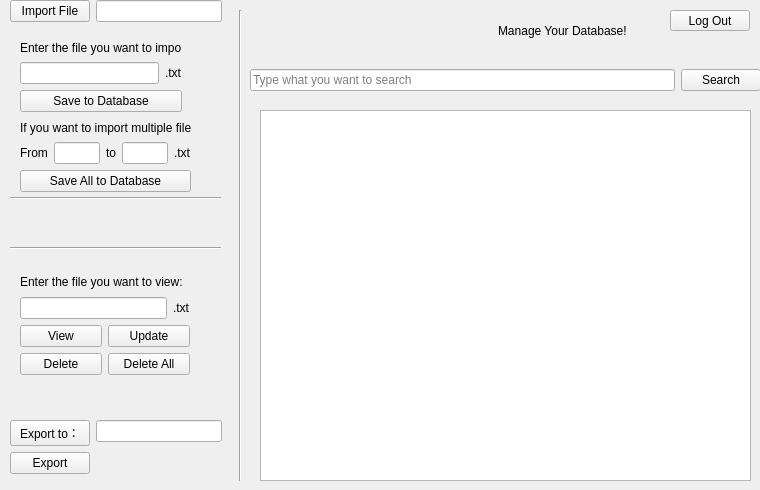
<?xml version="1.0" encoding="UTF-8"?>
<ui version="4.0">
 <class>MainViewWidget</class>
 <widget class="QWidget" name="MainViewWidget">
  <property name="geometry">
   <rect>
    <x>0</x>
    <y>0</y>
    <width>760</width>
    <height>490</height>
   </rect>
  </property>
  <property name="windowTitle">
   <string>Form</string>
  </property>
  <widget class="QWidget" name="wTitle" native="true">
   <property name="geometry">
    <rect>
     <x>460</x>
     <y>10</y>
     <width>183</width>
     <height>41</height>
    </rect>
   </property>
   <layout class="QHBoxLayout" name="horizontalLayout">
    <item>
     <spacer name="horizontalSpacer">
      <property name="orientation">
       <enum>Qt::Horizontal</enum>
      </property>
      <property name="sizeHint" stdset="0">
       <size>
        <width>40</width>
        <height>20</height>
       </size>
      </property>
     </spacer>
    </item>
    <item>
     <widget class="QLabel" name="lblTitle">
      <property name="text">
       <string>Manage Your Database!</string>
      </property>
     </widget>
    </item>
    <item>
     <spacer name="horizontalSpacer_2">
      <property name="orientation">
       <enum>Qt::Horizontal</enum>
      </property>
      <property name="sizeHint" stdset="0">
       <size>
        <width>17</width>
        <height>20</height>
       </size>
      </property>
     </spacer>
    </item>
   </layout>
  </widget>
  <widget class="QWidget" name="wImport" native="true">
   <property name="geometry">
    <rect>
     <x>10</x>
     <y>0</y>
     <width>212</width>
     <height>40</height>
    </rect>
   </property>
   <layout class="QFormLayout" name="formLayout_2">
    <item row="0" column="0">
     <widget class="QPushButton" name="btnImportFile">
      <property name="text">
       <string>Import File</string>
      </property>
     </widget>
    </item>
    <item row="0" column="1">
     <widget class="QLineEdit" name="leImportFile">
      <property name="readOnly">
       <bool>true</bool>
      </property>
     </widget>
    </item>
   </layout>
  </widget>
  <widget class="QWidget" name="wSearch" native="true">
   <property name="geometry">
    <rect>
     <x>250</x>
     <y>60</y>
     <width>511</width>
     <height>40</height>
    </rect>
   </property>
   <layout class="QHBoxLayout" name="horizontalLayout_2">
    <item>
     <widget class="QLineEdit" name="leSearch">
      <property name="placeholderText">
       <string>Type what you want to search</string>
      </property>
     </widget>
    </item>
    <item>
     <widget class="QPushButton" name="btnSearch">
      <property name="text">
       <string>Search</string>
      </property>
     </widget>
    </item>
   </layout>
  </widget>
  <widget class="Line" name="line">
   <property name="geometry">
    <rect>
     <x>230</x>
     <y>10</y>
     <width>20</width>
     <height>471</height>
    </rect>
   </property>
   <property name="orientation">
    <enum>Qt::Vertical</enum>
   </property>
  </widget>
  <widget class="QWidget" name="wExport" native="true">
   <property name="geometry">
    <rect>
     <x>10</x>
     <y>420</y>
     <width>212</width>
     <height>61</height>
    </rect>
   </property>
   <layout class="QFormLayout" name="formLayout">
    <item row="0" column="0">
     <widget class="QPushButton" name="btnExportPath">
      <property name="text">
       <string>Export to：</string>
      </property>
     </widget>
    </item>
    <item row="0" column="1">
     <widget class="QLineEdit" name="lblExportFile"/>
    </item>
    <item row="1" column="0">
     <widget class="QPushButton" name="btnExport">
      <property name="text">
       <string>Export</string>
      </property>
     </widget>
    </item>
   </layout>
  </widget>
  <widget class="QPushButton" name="btnLogOut">
   <property name="geometry">
    <rect>
     <x>670</x>
     <y>10</y>
     <width>80</width>
     <height>21</height>
    </rect>
   </property>
   <property name="text">
    <string>Log Out</string>
   </property>
  </widget>
  <widget class="QPlainTextEdit" name="pteTotalView">
   <property name="geometry">
    <rect>
     <x>260</x>
     <y>110</y>
     <width>491</width>
     <height>371</height>
    </rect>
   </property>
  </widget>
  <widget class="QWidget" name="layoutWidget">
   <property name="geometry">
    <rect>
     <x>20</x>
     <y>120</y>
     <width>171</width>
     <height>72</height>
    </rect>
   </property>
   <layout class="QVBoxLayout" name="verticalLayout">
    <item>
     <widget class="QLabel" name="lblFromTo">
      <property name="text">
       <string>If you want to import multiple files:</string>
      </property>
     </widget>
    </item>
    <item>
     <layout class="QHBoxLayout" name="horizontalLayout_3">
      <item>
       <widget class="QLabel" name="lblFrom">
        <property name="text">
         <string>From</string>
        </property>
       </widget>
      </item>
      <item>
       <widget class="QLineEdit" name="leFrom"/>
      </item>
      <item>
       <widget class="QLabel" name="lblTo">
        <property name="text">
         <string>to</string>
        </property>
       </widget>
      </item>
      <item>
       <widget class="QLineEdit" name="leTo"/>
      </item>
      <item>
       <widget class="QLabel" name="lbltxt_2">
        <property name="text">
         <string>.txt</string>
        </property>
       </widget>
      </item>
     </layout>
    </item>
    <item>
     <widget class="QPushButton" name="btnSaveAll">
      <property name="text">
       <string>Save All to Database</string>
      </property>
     </widget>
    </item>
   </layout>
  </widget>
  <widget class="QWidget" name="layoutWidget">
   <property name="geometry">
    <rect>
     <x>20</x>
     <y>40</y>
     <width>162</width>
     <height>72</height>
    </rect>
   </property>
   <layout class="QVBoxLayout" name="verticalLayout_2">
    <item>
     <widget class="QLabel" name="lblFilename">
      <property name="text">
       <string>Enter the file you want to import:</string>
      </property>
     </widget>
    </item>
    <item>
     <layout class="QHBoxLayout" name="horizontalLayout_4">
      <item>
       <widget class="QLineEdit" name="leFilename"/>
      </item>
      <item>
       <widget class="QLabel" name="lbltxt">
        <property name="text">
         <string>.txt</string>
        </property>
       </widget>
      </item>
     </layout>
    </item>
    <item>
     <widget class="QPushButton" name="btnSaveOne">
      <property name="text">
       <string>Save to Database</string>
      </property>
     </widget>
    </item>
   </layout>
  </widget>
  <widget class="Line" name="line_2">
   <property name="geometry">
    <rect>
     <x>10</x>
     <y>190</y>
     <width>211</width>
     <height>16</height>
    </rect>
   </property>
   <property name="orientation">
    <enum>Qt::Horizontal</enum>
   </property>
  </widget>
  <widget class="Line" name="line_3">
   <property name="geometry">
    <rect>
     <x>10</x>
     <y>240</y>
     <width>211</width>
     <height>16</height>
    </rect>
   </property>
   <property name="orientation">
    <enum>Qt::Horizontal</enum>
   </property>
  </widget>
  <widget class="QWidget" name="">
   <property name="geometry">
    <rect>
     <x>20</x>
     <y>272</y>
     <width>170</width>
     <height>103</height>
    </rect>
   </property>
   <layout class="QVBoxLayout" name="verticalLayout_3">
    <item>
     <widget class="QLabel" name="lblView">
      <property name="text">
       <string>Enter the file you want to view:</string>
      </property>
     </widget>
    </item>
    <item>
     <layout class="QHBoxLayout" name="horizontalLayout_5">
      <item>
       <widget class="QLineEdit" name="leViewFile"/>
      </item>
      <item>
       <widget class="QLabel" name="lbltxt_3">
        <property name="text">
         <string>.txt</string>
        </property>
       </widget>
      </item>
     </layout>
    </item>
    <item>
     <layout class="QHBoxLayout" name="horizontalLayout_6">
      <item>
       <widget class="QPushButton" name="btnView">
        <property name="text">
         <string>View</string>
        </property>
       </widget>
      </item>
      <item>
       <widget class="QPushButton" name="btnUpdate">
        <property name="text">
         <string>Update</string>
        </property>
       </widget>
      </item>
     </layout>
    </item>
    <item>
     <layout class="QHBoxLayout" name="horizontalLayout_7">
      <item>
       <widget class="QPushButton" name="btnDelete">
        <property name="text">
         <string>Delete</string>
        </property>
       </widget>
      </item>
      <item>
       <widget class="QPushButton" name="btnDeleteAll">
        <property name="text">
         <string>Delete All</string>
        </property>
       </widget>
      </item>
     </layout>
    </item>
   </layout>
  </widget>
 </widget>
 <resources/>
 <connections/>
</ui>
